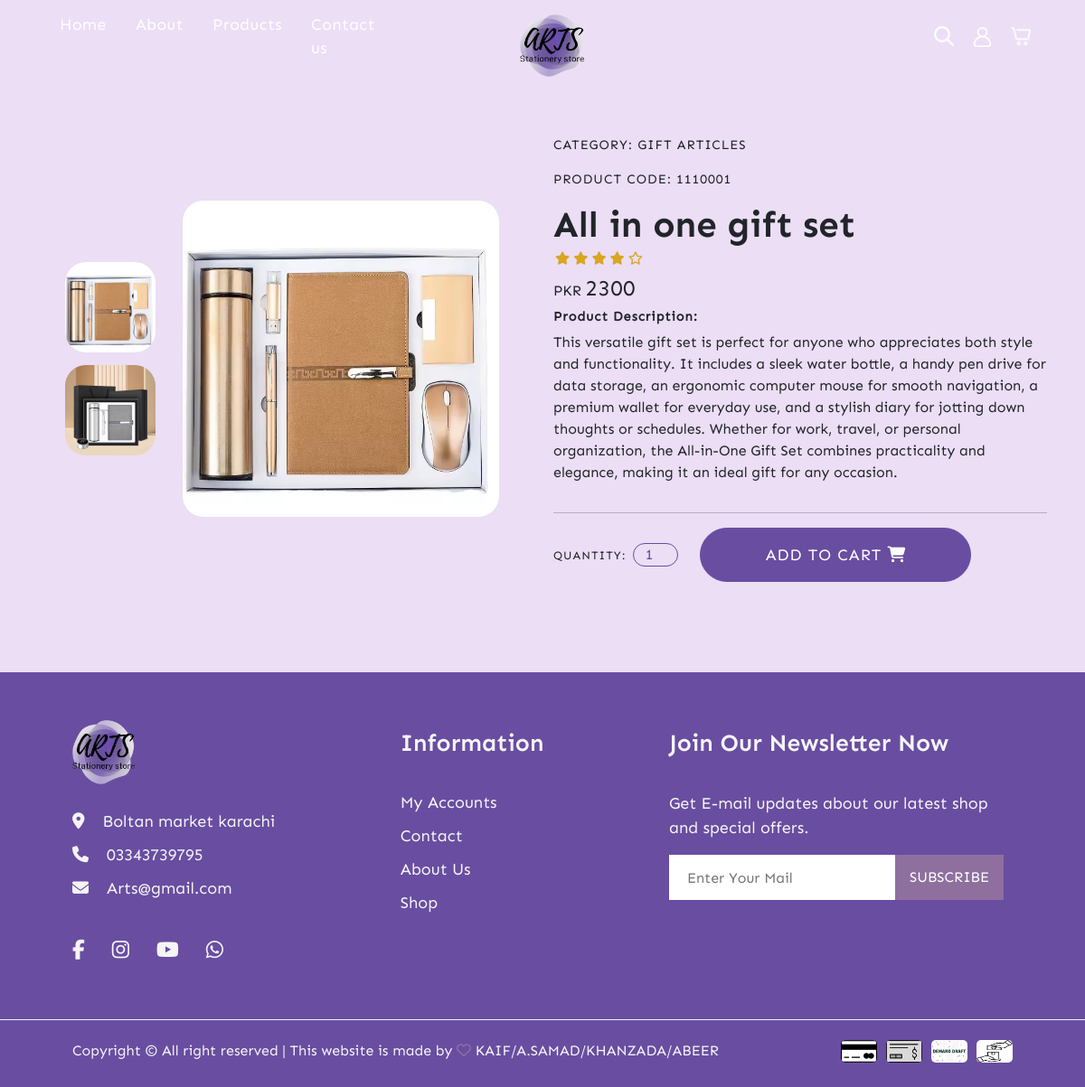
/product-page.php, run on the app's committed database.
### tables this page shows
CREATE TABLE `products` (
  `product_ID` int(11) NOT NULL,
  `product_name` varchar(255) NOT NULL,
  `product_desc` text NOT NULL,
  `product_price` int(11) NOT NULL,
  `product_stock` int(11) NOT NULL,
  `product_cat_ID` int(11) NOT NULL,
  `product_img_1` text NOT NULL,
  `product_img_2` text NOT NULL,
  `product_rating` int(11) DEFAULT NULL
);

CREATE TABLE `product_categories` (
  `category_ID` int(11) NOT NULL,
  `category_name` varchar(255) NOT NULL
);

### product-page.php (the view, shortened to what this page needs)
<?php
    include './partials/db_connection.php';
    include './partials/render_rating_stars.php';
    if(isset($_GET['product_ID'])){
        if(!empty($_GET['product_ID']) && $_GET['product_ID'] > 10000){
            $product_ID = $_GET['product_ID'];
        } else{
            $product_ID = '10001';
        }
    } else{
        $product_ID = '10001';
    }
    $fetchProduct = "SELECT * FROM `products` WHERE product_ID = '$product_ID'";
    $result = mysqli_query($conn, $fetchProduct);
    $product = mysqli_fetch_assoc($result);
    $product_cat_ID = $product['product_cat_ID'];
    $fetch_cat = "SELECT category_name from `product_categories` WHERE category_ID = '$product_cat_ID'";
    $result = mysqli_query($conn, $fetch_cat);
    $product_cat_name = mysqli_fetch_assoc($result);
?>
<!DOCTYPE html>
<html lang="en">
<head>
    <link href="https://cdn.jsdelivr.net/npm/bootstrap@5.3.3/dist/css/bootstrap.min.css" rel="stylesheet"
 />
    <link rel="stylesheet" href="https://cdnjs.cloudflare.com/ajax/libs/font-awesome/6.6.0/css/all.min.css"
 />
    <link rel="stylesheet" href="./styles/home-style.css" />
    <link rel="stylesheet" href="./styles/products.css" />
</head>
<body>
    <?php include './partials/navbar.php'; ?>
    <main class="container product-page-main">
        <div class="row my-5 d-flex align-items-center justify-content-center">
            <div class="col-12 col-sm-12 col-md-12 col-lg-6 product-img-div">
              <div class="other-img-div">
                <img src="<?php echo $product['product_img_1']; ?>" alt="product-img-1" id="product-img-1">
                <img src="<?php echo $product['product_img_2']; ?>" alt="product-img-2" id="product-img-2">
              </div>
              <div class="main-img-div">
                <img src="<?php echo $product['product_img_1']; ?>" alt="product-img" id="product-main-img">
              </div>
            </div>
            <div class="col-12 col-sm-12 col-md-12 col-lg-6 product-details-div">
              <p style="letter-spacing: 1px; text-transform: uppercase; font-size: 0.9rem; font-family: var(--sen-regualar);">Category: <span class="product-category"> <?php echo $product_cat_name['category_name']; ?> </span></p>
              <p style="letter-spacing: 1px; text-transform: uppercase; font-size: 0.9rem; font-family: var(--sen-regualar);">Product Code: <span class="product-category"> <?php echo $product_cat_ID . $product_ID ?> </span></p>
              <h1 class="product-name"> <?php echo $product['product_name']; ?> </h1>
              <div class="stars-div">
                <?php echo renderRatingStars($product['product_rating']); ?>
              </div>
              <h4 class="currency">PKR <span class="product-price"> <?php echo $product['product_price']; ?> </span></h4>
              <div class="description-div">
              <h5 style="font-size: 0.9rem; letter-spacing: 1px; font-weight: 600;">Product Description:</h5>
              <p class="product-description"> <?php echo $product['product_desc']; ?> </p>
            </div>
            <hr>
            <div class="quantity-and-cart">
              <label for="quantity-input" class="me-2">Quantity:</label>
              <input type="number" id="quantity-input" class="me-4" max="<?php echo $product['product_stock']; ?>" value="1">
              <button id="add-to-cart-btn">ADD TO CART <i class="fa-solid fa-cart-shopping"></i></button>
            </div>
            </div>
          </div>
    </main>
<?php include './partials/footer.php' ?>
</body>
</html>

### styles/home-style.css (style rules this page uses)
* { margin: 0; padding: 0; box-sizing: border-box; }
:root { --button-color: #8e6f9e; --bg-color: rgba(158, 93, 209, 0.2); --primary-color: #694da1; --accent-color: #f4c542; --dancing-regular: 'DancingScript-regular'; --dancing-medium: 'DancingScript-medium'; --dancing-bold: 'DancingScript-bold'; --sen-regular: 'Sen-regular'; --sen-medium: 'Sen-medium'; --sen-semibold: 'Sen-semibold'; --sen-bold: 'Sen-bold'; --space-1: 1px; --space-2: 2px; --space-3: 3px; --top-spacing: 100px; }
body { background-color: var(--bg-color); }

### styles/products.css (style rules this page uses)
.product-page-main { margin-top: 150px; }
.currency { font-size: 1rem; font-family: var(--sen-regular); }
.product-name { font-family: var(--sen-bold); }
.product-price { font-size: 1.5rem; font-weight: 400; letter-spacing: 1px; font-family: var(--sen-regular); }
.product-img-div { display: flex; }
.product-details-div { display: flex; flex-direction: column; justify-content: center; font-family: var(--sen-regular); }
.main-img-div img { width: 350px; border-radius: 23px; }
.other-img-div { display: flex; flex-direction: column; justify-content: center; align-items: center; }
.other-img-div img { margin: 7px 30px; cursor: pointer; width: 100px; border-radius: 23px; }
.stars-div { position: relative; bottom: 7px; }
.quantity-and-cart { display: flex; align-items: center; font-family: var(--sen-regular); }
.quantity-and-cart label { text-transform: uppercase; letter-spacing: 1px; font-size: 0.8rem; font-family: var(--sen-regular); }
#quantity-input { width: 50px; text-align: center; background-color: transparent; border: 0.5px solid var(--primary-color); border-radius: 28px; font-family: var(--sen-regular); color: var(--primary-color); }
#add-to-cart-btn { background-color: var(--primary-color); color: white; width: 300px; height: 60px; font-size: 1.1rem; letter-spacing: 1px; border: 1px solid var(--primary-color); border-radius: 42px; transition: all; transition-duration: 0.3s; font-family: var(--sen-regular); }

### data on the page
products: product_img_1 (picture), product_img_2 (picture), product_cat_ID "11", product_name "All in one gift set", product_price "2300", product_desc "This versatile gift set is perfect for anyone who appreciates both style and functionality. It includes a sleek water bottle, a handy pen drive for data storage, an ergonomic computer mouse for smooth navigation, a premium wallet for everyday use, and a stylish diary for jotting down thoughts or schedules. Whether for work, travel, or personal organization, the All-in-One Gift Set combines practicality and elegance, making it an ideal gift for any occasion."
product_categories: category_name "GIFT ARTICLES"

### other printed values
$product_ID "10001"
